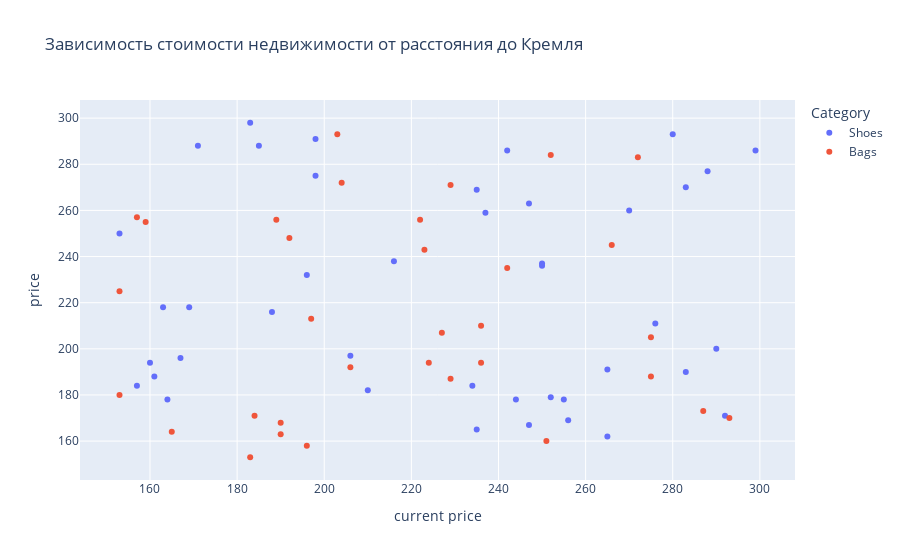

Notebook source saved alongside this figure:
### Code cell
fig_6 = px.scatter(total_data, 
                y="price", 
                x="current price", 
                color="Category",
                title='Зависимость стоимости недвижимости от расстояния до Кремля',
                labels={'price_doc':'Стоимсоть недвижимости', 'kremlin_km':'Расстояние до кремля, км'},
                # log_x=True,
                # log_y=True,
                )
fig_6.show()

### Figure 1 — Plotly figure (JSON) as saved in the notebook; plotly's stock layout.template omitted (floating-point values rounded to 4 significant figures)
{"data": [{"hovertemplate": "Category=Shoes<br>current price=%{x}<br>price=%{y}<extra></extra>", "legendgroup": "Shoes", "marker": {"color": "#636efa", "symbol": "circle"}, "mode": "markers", "name": "Shoes", "orientation": "v", "showlegend": true, "type": "scatter", "x": [247, 161, 234, 167, 153, 265, 169, 265, 250, 255, 292, 250, 171, 237, 247, 188, 235, 196, 164, 283, 198, 235, 299, 256, 216, 270, 288, 183, 160, 244, 276, 206, 280, 185, 157, 242, 252, 163, 198, 283, 290, 210], "xaxis": "x", "y": [167, 188, 184, 196, 250, 191, 218, 162, 236, 178, 171, 237, 288, 259, 263, 216, 269, 232, 178, 190, 291, 165, 286, 169, 238, 260, 277, 298, 194, 178, 211, 197, 293, 288, 184, 286, 179, 218, 275, 270, 200, 182], "yaxis": "y"}, {"hovertemplate": "Category=Bags<br>current price=%{x}<br>price=%{y}<extra></extra>", "legendgroup": "Bags", "marker": {"color": "#EF553B", "symbol": "circle"}, "mode": "markers", "name": "Bags", "orientation": "v", "showlegend": true, "type": "scatter", "x": [266, 242, 203, 252, 206, 287, 189, 293, 190, 272, 153, 153, 229, 183, 204, 197, 190, 157, 227, 192, 224, 251, 236, 159, 275, 184, 223, 229, 165, 196, 236, 222, 275], "xaxis": "x", "y": [245, 235, 293, 284, 192, 173, 256, 170, 168, 283, 225, 180, 187, 153, 272, 213, 163, 257, 207, 248, 194, 160, 210, 255, 188, 171, 243, 271, 164, 158, 194, 256, 205], "yaxis": "y"}], "layout": {"legend": {"title": {"text": "Category"}, "tracegroupgap": 0}, "title": {"text": "Зависимость стоимости недвижимости от расстояния до Кремля"}, "xaxis": {"anchor": "y", "domain": [0, 1], "title": {"text": "current price"}}, "yaxis": {"anchor": "x", "domain": [0, 1], "title": {"text": "price"}}}}
